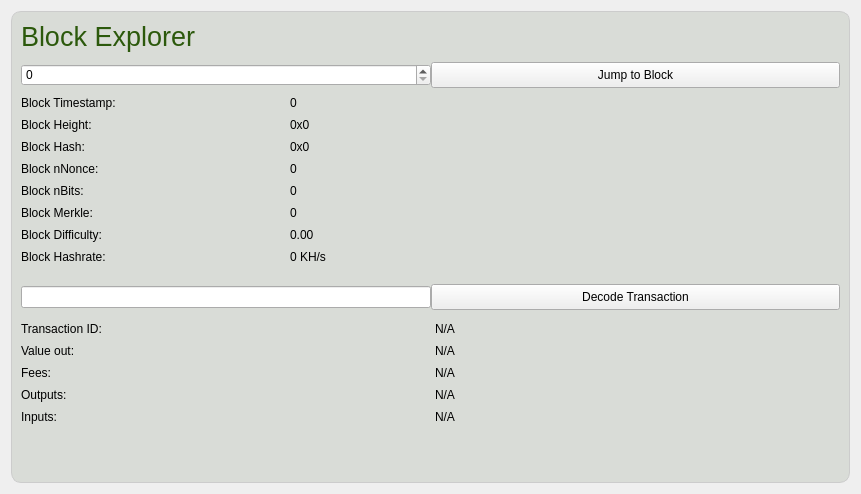
<?xml version="1.0" encoding="UTF-8"?>
<ui version="4.0">
 <class>BlockBrowser</class>
 <widget class="QWidget" name="BlockBrowser">
  <property name="windowModality">
   <enum>Qt::NonModal</enum>
  </property>
  <property name="enabled">
   <bool>true</bool>
  </property>
  <property name="geometry">
   <rect>
    <x>0</x>
    <y>0</y>
    <width>861</width>
    <height>473</height>
   </rect>
  </property>
  <property name="sizePolicy">
   <sizepolicy hsizetype="Expanding" vsizetype="Expanding">
    <horstretch>0</horstretch>
    <verstretch>0</verstretch>
   </sizepolicy>
  </property>
  <property name="acceptDrops">
   <bool>false</bool>
  </property>
  <property name="windowTitle">
   <string>Form</string>
  </property>
  <layout class="QGridLayout" name="gridLayout">
   <item row="0" column="0">
    <widget class="QFrame" name="blockContainer">
     <property name="sizePolicy">
      <sizepolicy hsizetype="Preferred" vsizetype="Minimum">
       <horstretch>0</horstretch>
       <verstretch>0</verstretch>
      </sizepolicy>
     </property>
     <property name="styleSheet">
      <string notr="true">QFrame { border-radius:10px;background-color:#d9dcd7; border: 1px solid #ccc; }</string>
     </property>
     <layout class="QGridLayout" name="gridLayout_6">
      <property name="spacing">
       <number>0</number>
      </property>
      <item row="3" column="1">
       <widget class="QPushButton" name="blockButton">
        <property name="sizePolicy">
         <sizepolicy hsizetype="Minimum" vsizetype="Minimum">
          <horstretch>0</horstretch>
          <verstretch>0</verstretch>
         </sizepolicy>
        </property>
        <property name="minimumSize">
         <size>
          <width>0</width>
          <height>26</height>
         </size>
        </property>
        <property name="text">
         <string>Jump to Block</string>
        </property>
       </widget>
      </item>
      <item row="6" column="0">
       <widget class="QLineEdit" name="txBox">
        <property name="sizePolicy">
         <sizepolicy hsizetype="Preferred" vsizetype="Fixed">
          <horstretch>0</horstretch>
          <verstretch>0</verstretch>
         </sizepolicy>
        </property>
        <property name="minimumSize">
         <size>
          <width>131</width>
          <height>0</height>
         </size>
        </property>
        <property name="inputMask">
         <string comment="Transaction ID" extracomment="Transaction ID"/>
        </property>
        <property name="placeholderText">
         <string comment="Transaction ID" extracomment="Transaction ID"/>
        </property>
       </widget>
      </item>
      <item row="3" column="0">
       <widget class="QSpinBox" name="heightBox">
        <property name="sizePolicy">
         <sizepolicy hsizetype="Minimum" vsizetype="Fixed">
          <horstretch>0</horstretch>
          <verstretch>0</verstretch>
         </sizepolicy>
        </property>
        <property name="minimumSize">
         <size>
          <width>131</width>
          <height>0</height>
         </size>
        </property>
        <property name="maximum">
         <number>99999999</number>
        </property>
       </widget>
      </item>
      <item row="5" column="0">
       <spacer name="verticalSpacer">
        <property name="orientation">
         <enum>Qt::Vertical</enum>
        </property>
        <property name="sizeType">
         <enum>QSizePolicy::Fixed</enum>
        </property>
        <property name="sizeHint" stdset="0">
         <size>
          <width>20</width>
          <height>20</height>
         </size>
        </property>
       </spacer>
      </item>
      <item row="8" column="0">
       <spacer name="verticalSpacer_2">
        <property name="orientation">
         <enum>Qt::Vertical</enum>
        </property>
        <property name="sizeHint" stdset="0">
         <size>
          <width>20</width>
          <height>40</height>
         </size>
        </property>
       </spacer>
      </item>
      <item row="6" column="1">
       <widget class="QPushButton" name="txButton">
        <property name="sizePolicy">
         <sizepolicy hsizetype="Minimum" vsizetype="Minimum">
          <horstretch>0</horstretch>
          <verstretch>0</verstretch>
         </sizepolicy>
        </property>
        <property name="minimumSize">
         <size>
          <width>0</width>
          <height>26</height>
         </size>
        </property>
        <property name="text">
         <string>Decode Transaction</string>
        </property>
       </widget>
      </item>
      <item row="7" column="0" colspan="2">
       <layout class="QGridLayout" name="topgrid">
        <property name="topMargin">
         <number>12</number>
        </property>
        <property name="bottomMargin">
         <number>9</number>
        </property>
        <property name="spacing">
         <number>8</number>
        </property>
        <item row="0" column="0">
         <widget class="QLabel" name="txLabel">
          <property name="styleSheet">
           <string notr="true">QLabel { border: none;}</string>
          </property>
          <property name="text">
           <string>Transaction ID:</string>
          </property>
         </widget>
        </item>
        <item row="0" column="1">
         <widget class="QLabel" name="txID">
          <property name="styleSheet">
           <string notr="true">QLabel { border: none;}</string>
          </property>
          <property name="text">
           <string>N/A</string>
          </property>
          <property name="textInteractionFlags">
           <set>Qt::LinksAccessibleByMouse|Qt::TextSelectableByKeyboard|Qt::TextSelectableByMouse</set>
          </property>
         </widget>
        </item>
        <item row="1" column="0">
         <widget class="QLabel" name="valueLabel">
          <property name="styleSheet">
           <string notr="true">QLabel { border: none;}</string>
          </property>
          <property name="text">
           <string>Value out:</string>
          </property>
         </widget>
        </item>
        <item row="1" column="1">
         <widget class="QLabel" name="valueBox">
          <property name="styleSheet">
           <string notr="true">QLabel { border: none;}</string>
          </property>
          <property name="text">
           <string>N/A</string>
          </property>
          <property name="textInteractionFlags">
           <set>Qt::LinksAccessibleByMouse|Qt::TextSelectableByKeyboard|Qt::TextSelectableByMouse</set>
          </property>
         </widget>
        </item>
        <item row="2" column="0">
         <widget class="QLabel" name="feesLabel">
          <property name="styleSheet">
           <string notr="true">QLabel { border: none;}</string>
          </property>
          <property name="text">
           <string>Fees:</string>
          </property>
         </widget>
        </item>
        <item row="4" column="1">
         <widget class="QLabel" name="inputBox">
          <property name="styleSheet">
           <string notr="true">QLabel { border: none;}</string>
          </property>
          <property name="text">
           <string>N/A</string>
          </property>
          <property name="alignment">
           <set>Qt::AlignLeading|Qt::AlignLeft|Qt::AlignTop</set>
          </property>
          <property name="textInteractionFlags">
           <set>Qt::LinksAccessibleByMouse|Qt::TextSelectableByKeyboard|Qt::TextSelectableByMouse</set>
          </property>
         </widget>
        </item>
        <item row="3" column="1">
         <widget class="QLabel" name="outputBox">
          <property name="styleSheet">
           <string notr="true">QLabel { border: none;}</string>
          </property>
          <property name="text">
           <string>N/A</string>
          </property>
          <property name="alignment">
           <set>Qt::AlignLeading|Qt::AlignLeft|Qt::AlignTop</set>
          </property>
          <property name="textInteractionFlags">
           <set>Qt::LinksAccessibleByMouse|Qt::TextSelectableByKeyboard|Qt::TextSelectableByMouse</set>
          </property>
         </widget>
        </item>
        <item row="4" column="0">
         <widget class="QLabel" name="inputLabel">
          <property name="styleSheet">
           <string notr="true">QLabel { border: none;}</string>
          </property>
          <property name="text">
           <string>Inputs:</string>
          </property>
          <property name="alignment">
           <set>Qt::AlignLeading|Qt::AlignLeft|Qt::AlignTop</set>
          </property>
         </widget>
        </item>
        <item row="2" column="1">
         <widget class="QLabel" name="feesBox">
          <property name="styleSheet">
           <string notr="true">QLabel { border: none;}</string>
          </property>
          <property name="lineWidth">
           <number>0</number>
          </property>
          <property name="text">
           <string>N/A</string>
          </property>
          <property name="textInteractionFlags">
           <set>Qt::LinksAccessibleByMouse|Qt::TextSelectableByKeyboard|Qt::TextSelectableByMouse</set>
          </property>
         </widget>
        </item>
        <item row="3" column="0">
         <widget class="QLabel" name="outputLabel">
          <property name="styleSheet">
           <string notr="true">QLabel { border: none;}</string>
          </property>
          <property name="text">
           <string>Outputs:</string>
          </property>
          <property name="alignment">
           <set>Qt::AlignLeading|Qt::AlignLeft|Qt::AlignTop</set>
          </property>
         </widget>
        </item>
       </layout>
      </item>
      <item row="4" column="0" colspan="2">
       <layout class="QGridLayout" name="bottomgrid">
        <property name="topMargin">
         <number>8</number>
        </property>
        <property name="spacing">
         <number>8</number>
        </property>
        <item row="0" column="0">
         <widget class="QLabel" name="timeLabel">
          <property name="styleSheet">
           <string notr="true">QLabel { border: none;}</string>
          </property>
          <property name="text">
           <string>Block Timestamp:</string>
          </property>
         </widget>
        </item>
        <item row="0" column="1">
         <widget class="QLabel" name="heightLabel">
          <property name="minimumSize">
           <size>
            <width>550</width>
            <height>0</height>
           </size>
          </property>
          <property name="styleSheet">
           <string notr="true">QLabel { border: none;}</string>
          </property>
          <property name="text">
           <string>0</string>
          </property>
          <property name="textInteractionFlags">
           <set>Qt::LinksAccessibleByMouse|Qt::TextSelectableByKeyboard|Qt::TextSelectableByMouse</set>
          </property>
         </widget>
        </item>
        <item row="1" column="0">
         <widget class="QLabel" name="heightLabel_2">
          <property name="styleSheet">
           <string notr="true">QLabel { border: none;}</string>
          </property>
          <property name="text">
           <string>Block Height:</string>
          </property>
         </widget>
        </item>
        <item row="1" column="1">
         <widget class="QLabel" name="hashBox">
          <property name="enabled">
           <bool>true</bool>
          </property>
          <property name="sizePolicy">
           <sizepolicy hsizetype="Preferred" vsizetype="Preferred">
            <horstretch>0</horstretch>
            <verstretch>0</verstretch>
           </sizepolicy>
          </property>
          <property name="minimumSize">
           <size>
            <width>0</width>
            <height>0</height>
           </size>
          </property>
          <property name="styleSheet">
           <string notr="true">QLabel { border: none;}</string>
          </property>
          <property name="text">
           <string>0x0</string>
          </property>
          <property name="textInteractionFlags">
           <set>Qt::LinksAccessibleByMouse|Qt::TextSelectableByKeyboard|Qt::TextSelectableByMouse</set>
          </property>
         </widget>
        </item>
        <item row="2" column="0">
         <widget class="QLabel" name="hashLabel">
          <property name="styleSheet">
           <string notr="true">QLabel { border: none;}</string>
          </property>
          <property name="text">
           <string>Block Hash:</string>
          </property>
         </widget>
        </item>
        <item row="7" column="0">
         <widget class="QLabel" name="pawLabel">
          <property name="styleSheet">
           <string notr="true">QLabel { border: none;}</string>
          </property>
          <property name="text">
           <string>Block Hashrate:</string>
          </property>
         </widget>
        </item>
        <item row="4" column="1">
         <widget class="QLabel" name="bitsBox">
          <property name="styleSheet">
           <string notr="true">QLabel { border: none;}</string>
          </property>
          <property name="text">
           <string>0</string>
          </property>
          <property name="textInteractionFlags">
           <set>Qt::LinksAccessibleByMouse|Qt::TextSelectableByKeyboard|Qt::TextSelectableByMouse</set>
          </property>
         </widget>
        </item>
        <item row="7" column="1">
         <widget class="QLabel" name="pawBox">
          <property name="styleSheet">
           <string notr="true">QLabel { border: none;}</string>
          </property>
          <property name="text">
           <string>0 KH/s</string>
          </property>
          <property name="textInteractionFlags">
           <set>Qt::LinksAccessibleByMouse|Qt::TextSelectableByKeyboard|Qt::TextSelectableByMouse</set>
          </property>
         </widget>
        </item>
        <item row="3" column="1">
         <widget class="QLabel" name="nonceBox">
          <property name="styleSheet">
           <string notr="true">QLabel { border: none;}</string>
          </property>
          <property name="text">
           <string>0</string>
          </property>
          <property name="textInteractionFlags">
           <set>Qt::LinksAccessibleByMouse|Qt::TextSelectableByKeyboard|Qt::TextSelectableByMouse</set>
          </property>
         </widget>
        </item>
        <item row="5" column="1">
         <widget class="QLabel" name="timeBox">
          <property name="styleSheet">
           <string notr="true">QLabel { border: none;}</string>
          </property>
          <property name="text">
           <string>0</string>
          </property>
          <property name="textInteractionFlags">
           <set>Qt::LinksAccessibleByMouse|Qt::TextSelectableByKeyboard|Qt::TextSelectableByMouse</set>
          </property>
         </widget>
        </item>
        <item row="5" column="0">
         <widget class="QLabel" name="merkleLabel">
          <property name="styleSheet">
           <string notr="true">QLabel { border: none;}</string>
          </property>
          <property name="text">
           <string>Block Merkle:</string>
          </property>
         </widget>
        </item>
        <item row="6" column="0">
         <widget class="QLabel" name="hardLabel">
          <property name="styleSheet">
           <string notr="true">QLabel { border: none;}</string>
          </property>
          <property name="text">
           <string>Block Difficulty:</string>
          </property>
         </widget>
        </item>
        <item row="3" column="0">
         <widget class="QLabel" name="nonceLabel">
          <property name="styleSheet">
           <string notr="true">QLabel { border: none;}</string>
          </property>
          <property name="text">
           <string>Block nNonce:</string>
          </property>
         </widget>
        </item>
        <item row="2" column="1">
         <widget class="QLabel" name="merkleBox">
          <property name="minimumSize">
           <size>
            <width>187</width>
            <height>0</height>
           </size>
          </property>
          <property name="styleSheet">
           <string notr="true">QLabel { border: none;}</string>
          </property>
          <property name="text">
           <string>0x0</string>
          </property>
          <property name="textInteractionFlags">
           <set>Qt::LinksAccessibleByMouse|Qt::TextSelectableByKeyboard|Qt::TextSelectableByMouse</set>
          </property>
         </widget>
        </item>
        <item row="4" column="0">
         <widget class="QLabel" name="bitsLabel">
          <property name="styleSheet">
           <string notr="true">QLabel { border: none;}</string>
          </property>
          <property name="text">
           <string>Block nBits:</string>
          </property>
         </widget>
        </item>
        <item row="6" column="1">
         <widget class="QLabel" name="hardBox">
          <property name="styleSheet">
           <string notr="true">QLabel { border: none;}</string>
          </property>
          <property name="text">
           <string>0.00</string>
          </property>
          <property name="textInteractionFlags">
           <set>Qt::LinksAccessibleByMouse|Qt::TextSelectableByKeyboard|Qt::TextSelectableByMouse</set>
          </property>
         </widget>
        </item>
       </layout>
      </item>
      <item row="2" column="0">
       <layout class="QHBoxLayout" name="horizontalLayout">
        <property name="topMargin">
         <number>0</number>
        </property>
        <property name="bottomMargin">
         <number>10</number>
        </property>
        <item>
         <widget class="QLabel" name="blockHeader">
          <property name="font">
           <font>
            <pointsize>20</pointsize>
            <weight>50</weight>
            <bold>false</bold>
           </font>
          </property>
          <property name="styleSheet">
           <string notr="true">QLabel { color: #2C590C; border: none;}</string>
          </property>
          <property name="text">
           <string>Block Explorer</string>
          </property>
         </widget>
        </item>
       </layout>
      </item>
     </layout>
     <zorder>txButton</zorder>
     <zorder>heightBox</zorder>
     <zorder>blockButton</zorder>
     <zorder>txBox</zorder>
     <zorder>verticalSpacer</zorder>
    </widget>
   </item>
  </layout>
 </widget>
 <resources/>
 <connections/>
</ui>
